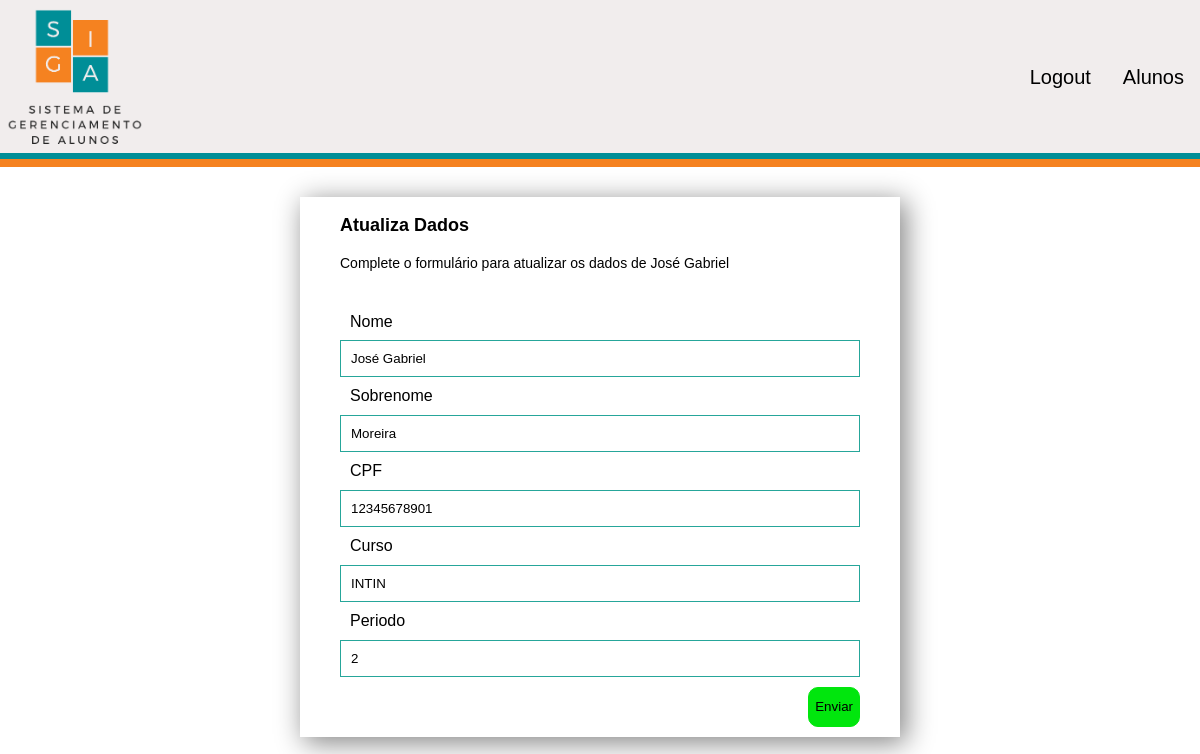
The app's page /aluno/1 with its own data.
### my_site/models.py (models this page shows)
class Aluno(models.Model):
    nome = models.CharField(
        max_length=255,
        null=False,
        blank=False
    )
    sobrenome = models.CharField(
        max_length=255,
        null=False,
        blank=False
    )
    cpf = models.CharField(
        max_length=14,
        null=False,
        blank=False,
    )
    curso = models.CharField(
        max_length=255,
        blank=False,
        null=False
    )
    periodo = models.IntegerField(
        default=0,
        null=False,
        blank=False
    )
    email = models.EmailField(
        max_length=255,
        blank=False,
        null=False
    )
    password = models.CharField(
        max_length=255,
        blank=False,
        null=False
    )
    objeto = models.Manager()

### website/views.py (the view)
# urls.py: path("aluno/<pk>", AlunoUpdateView.as_view(), name="atualiza_aluno"),
class AlunoUpdateView(UpdateView):
    template_name = "website/atualiza.html"
    model = Aluno
    context_object_name = "aluno"
    fields = "__all__"
    success_url = reverse_lazy("website:lista_aluno")

### website/templates/website/atualiza.html (shortened to what this page needs)
{% extends "website/_layouts/base.html" %}
{% load widget_tweaks %}
{% block conteudo %}
    <div class="form-container">
        <legend>Atualiza Dados</legend>
        <p>Complete o formulário para atualizar os dados de {{ aluno.nome }}</p>
        <form method="POST">
            <fieldset>
                <div class="input-container">
                    <label class="label" for="name">Nome</label>
                    {% render_field form.nome class+="form-control" id+="nome" name+="nome"%}
                </div>
                <div class="input-container">
                    <label class="label" for="surname">Sobrenome</label>
                    {% render_field form.sobrenome class+="form-control" id+="surname" name+="surname" %}
                </div>
                <div class="input-container">
                    <label class="label" for="cpf">CPF</label>
                    {% render_field form.cpf class+="form-control" id+="cpf" name+="cpf" pattern+="[0-9]{11}" placeholder+="Apenas números" %}
                </div>
                <div class="input-container">
                    <label class="label" for="curso">Curso</label>
                    {% render_field form.curso class+="form-control" id+="curso" name+="curso"%}
                </div>
                <div class="input-container">
                    <label class="label" for="periodo">Periodo</label>
                    {% render_field form.periodo class+="form-control" id+="periodo" name+="periodo" type="number"%}
                </div>
                <div class="form-button">
                    <button class="go-button">Enviar</button>
                </div>
                </fieldset>
            </form>
        </div>
{% endblock %}

### website/static/website/css/style.css (style rules this page uses)
.form-container { -webkit-box-shadow: 5px 5px 26px 1px rgba(0,0,0,0.48); box-shadow: 5px 5px 26px 1px rgba(0,0,0,0.48); max-width: 600px; margin-right: auto; margin-left: auto; margin-top: 30px; margin-bottom: 30px; padding: 10px 40px; line-height: 1cm; box-sizing: border-box; display: block; }
.form-container legend { font-family: sans-serif; font-size: 18px; font-weight: 600; }
.form-container p { font-family: sans-serif; font-size: 14px; }
.form-container .label { background-color: white; padding: 10px; font-family: sans-serif; color: black; }
.form-container input { padding: 10px; width: 100%; outline: none; box-sizing: border-box; float: left; }
.form-container input:valid, .form-container input:focus { border: 1px solid #26a69a; }
.input-container { margin-top: 20px; }
fieldset { width: 100%; }
.form-button { text-align: right; }
.go-button { margin-top: 10px; border-radius: 10px; height: 40px; background-color: rgb(1, 230, 13); border: 1px solid rgb(1, 230, 13); cursor: pointer; transition: .5s; }

### records on screen
Aluno: nome "José Gabriel", sobrenome "Moreira", cpf "12345678901", curso "INTIN", periodo "2"
